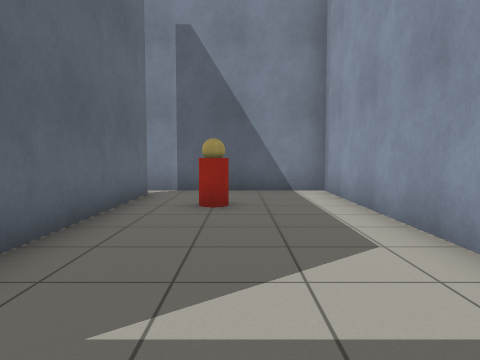
View 1 (above)

23 first-person views from a walk through a world built for the Gazebo simulator. The camera is 0.94 m above the floor, tilts 4° down and sees 70° across. The floor is counted in squares, 1 m on a side. Each view is taken from the middle of a square. On the plan, view 1 faces up. The plan holds only what a view shows up to about 12 squares ahead; the rest is blank.

View 2
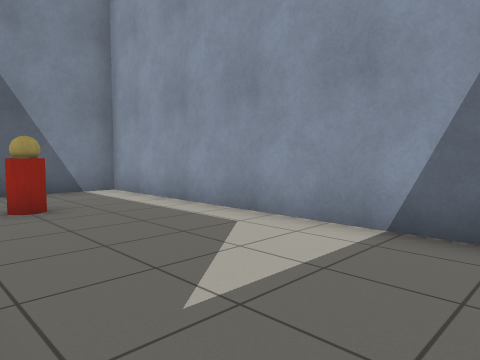

View 3
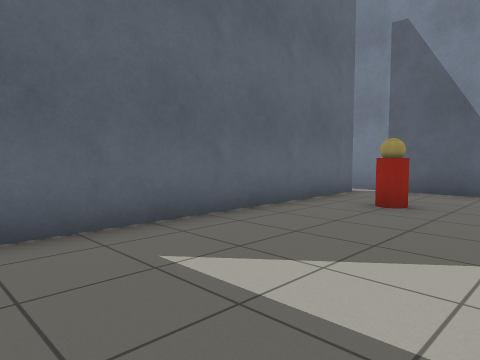

View 4
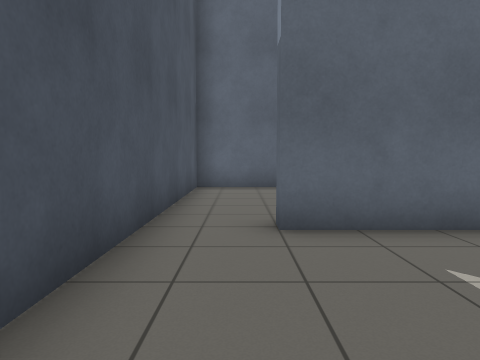

View 5
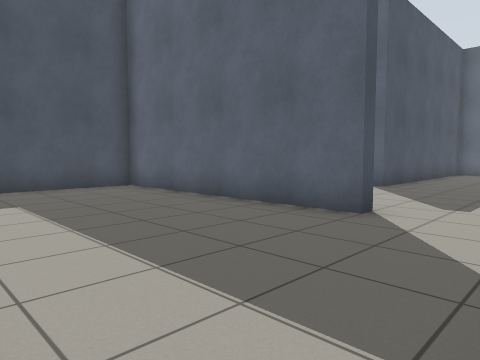

View 6
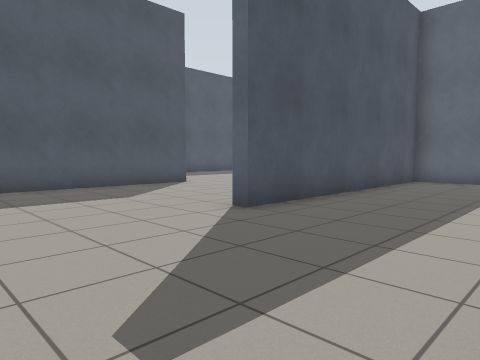

View 7
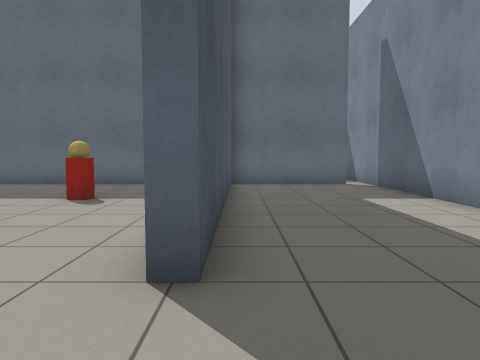

View 8
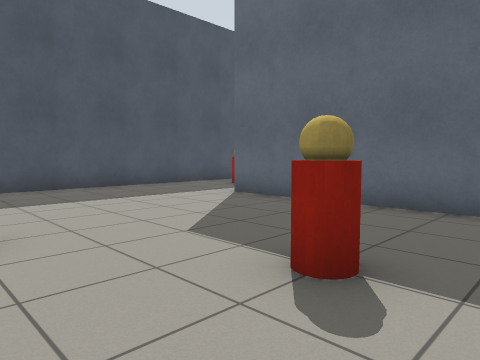

View 9
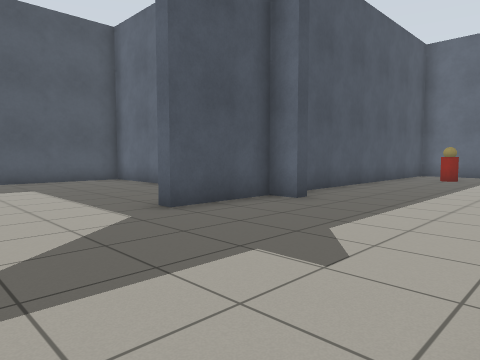

View 10
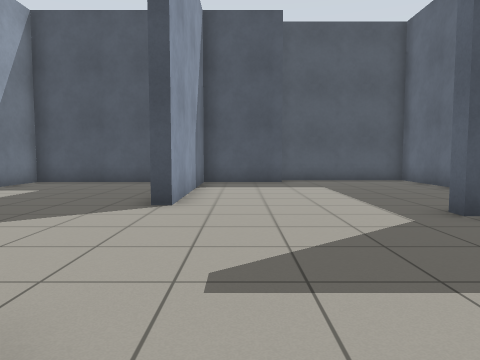

View 11
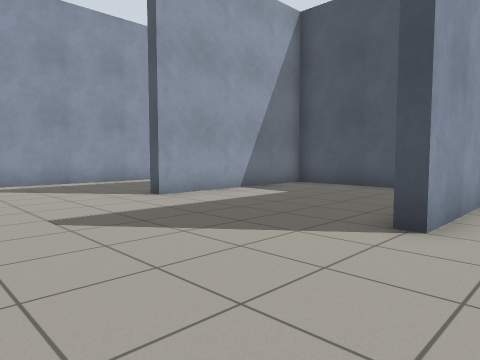

View 12
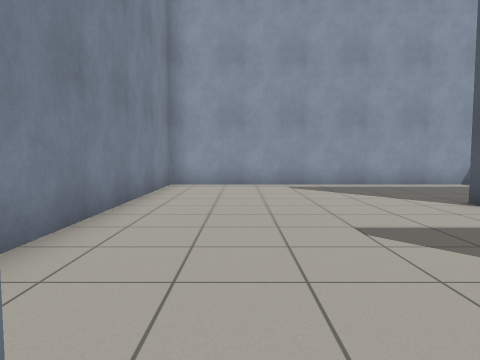

View 13
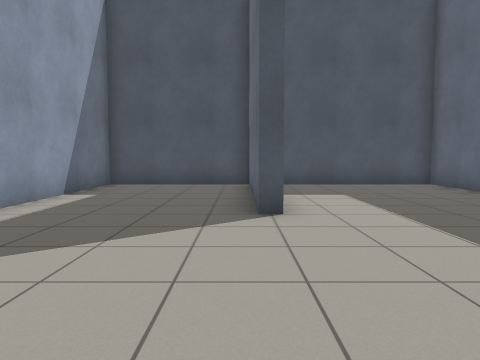

View 14
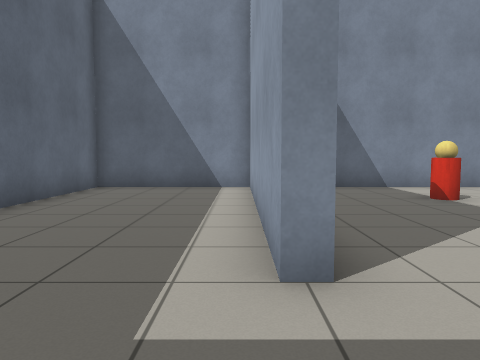

View 15
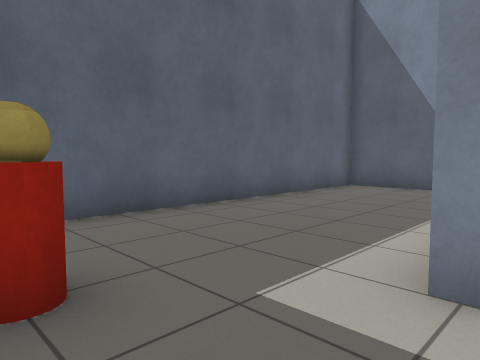

View 16
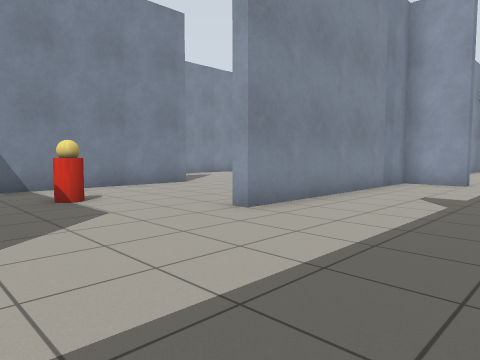

View 17
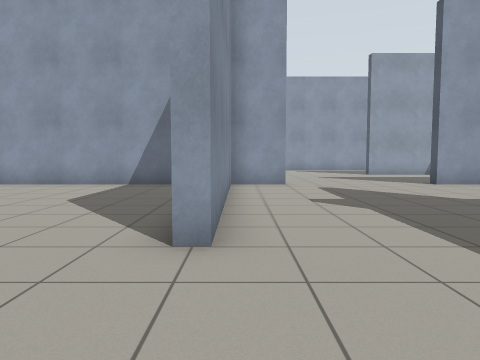

View 18
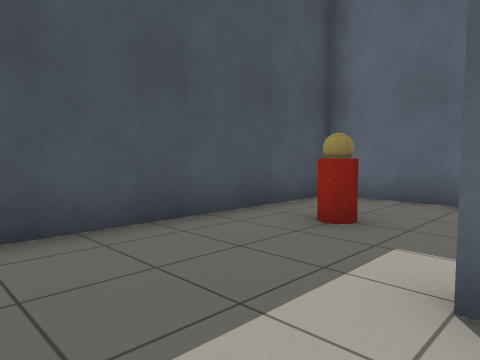

View 19
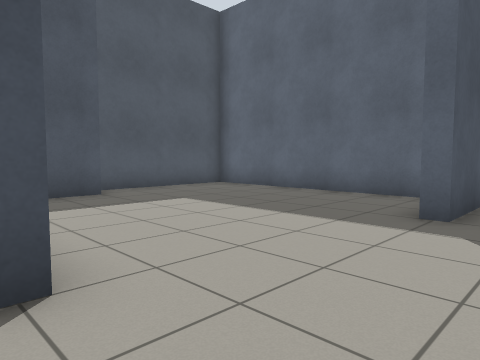

View 20
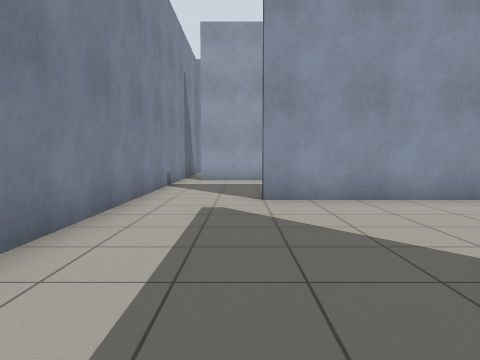

View 21
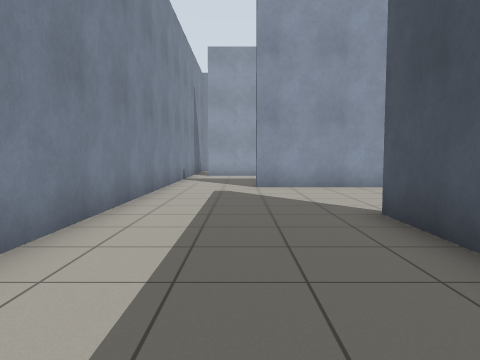

View 22
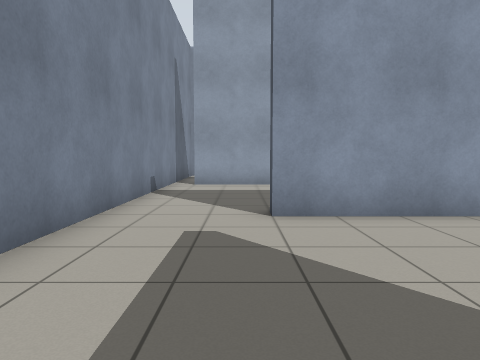

View 23
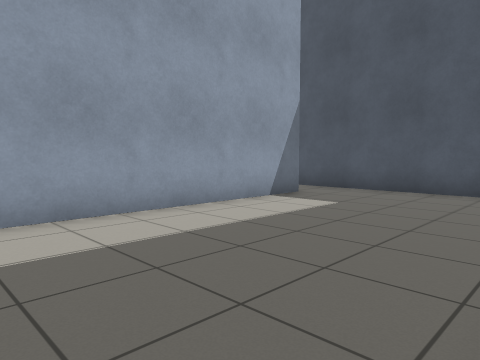

### Floor plan
Points are (right, up) in squares from view 1. A wall is a line through its corners. A room is listed if a view was taken in it or the views show most of it. See-through windows are left out.
Room 1 (views 1, 2, 3, 4)
walls: (-2.3, 8.6) (-2.3, 0.5); (2.3, 0.6) (2.3, 9.3) (-2.4, 9.3); (-2.6, -1.3) (0.2, -1.3)
ways out: opening at (-2, 0) to room 2; opening at (-2, 9) to room 2
objects: other object (-1, 6) to (0, 7)
Room 2 (views 5, 6, 7, 8, 9, 10, 11, 12, 13, 14, 15, 16, 17, 18, 19, 20, 21, 22, 23)
walls: (-15.9, -1.3) (-10.8, -1.3); (-8.7, 0.2) (-8.7, 6.5) (-8.3, 6.5) (-8.3, -1.3) (-2.6, -1.3); (-8.2, -3.5) (-8.7, -3.5) (-8.7, -1.7) (-16.5, -1.7) (-16.5, -1.2); (-16.8, -6.5) (-16.3, -6.5); (-14.1, 4.3) (-20.1, 4.3); (-16.3, -7.3) (-13.5, -7.3) (-13.5, -7.8); (-16.3, -8.5) (-16.3, -14.9); (-2.3, 0.5) (-2.7, 0.5) (-2.7, 8.5); (-8.3, -11.9) (-8.3, -14.3) (-3.1, -14.3); (-22.3, 2) (-22.3, -3.5) (-22.7, -3.5) (-22.7, 4.3) (-27.3, 4.3) (-27.3, -7.3) (-17.8, -7.3); (-21.9, 4.7) (-13.5, 4.7) (-13.5, 4.2); (-11.6, -14.3) (-10.2, -14.3); (-8.7, -13.9) (-8.7, -8.5) (-8.2, -8.5); (-15.9, -15.3) (-11.9, -15.3); (-22.3, 8.6) (-22.3, 4.6); (-2.4, 9.3) (-23.1, 9.3); (-2.7, -14.1) (-2.7, -8.5) (-2.3, -8.5) (-2.3, -14.3) (2.3, -14.3) (2.3, -1.7) (-5.9, -1.7)
ways out: opening at (-2, 0) to room 1; opening at (-2, 9) to room 1; opening at (-22, 9)
objects: other object (-25, -6) to (-24, -5); other object (-19, 1) to (-18, 2)

Where each view was taken, in squares from view 1:
view 1: 0 up, 0 right, facing up
view 2: 0 up, 2 left, facing up-right
view 3: 0 up, 2 right, facing up-left
view 4: 0 up, 2 right, facing left
view 5: 9 up, 3 left, facing down-left
view 6: 9 up, 9 left, facing down-left
view 7: 5 up, 11 left, facing left
view 8: 3 up, 16 left, facing down-left
view 9: 2 down, 10 left, facing down-left
view 10: 2 down, 10 left, facing down
view 11: 4 down, 10 left, facing down-right
view 12: 4 down, 9 left, facing right
view 13: 3 down, 2 left, facing down
view 14: 6 down, 23 left, facing up
view 15: 6 down, 22 left, facing up-left
view 16: 6 down, 21 left, facing up-right
view 17: 2 down, 20 left, facing right
view 18: 3 down, 20 left, facing down-left
view 19: 6 down, 8 left, facing down-left
view 20: 7 up, 16 left, facing right
view 21: 7 up, 19 left, facing right
view 22: 7 up, 14 left, facing right
view 23: 8 up, 8 left, facing down-right
